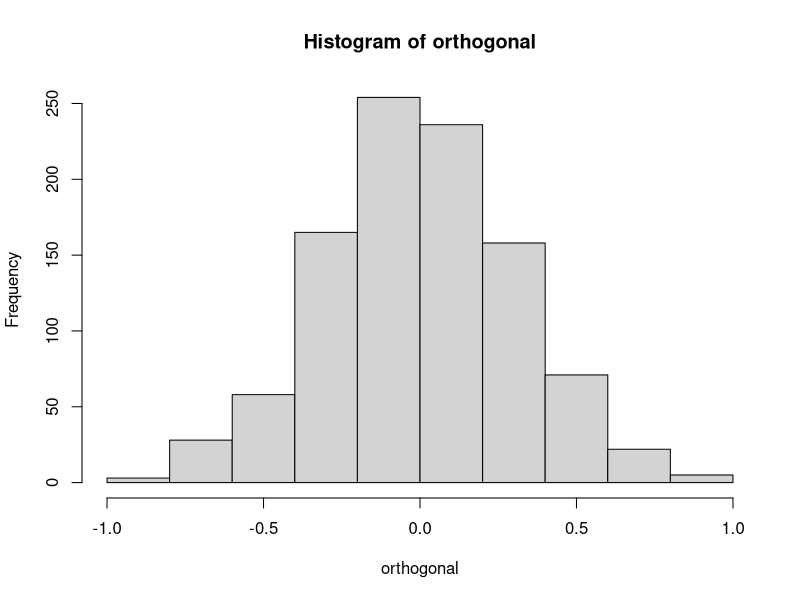
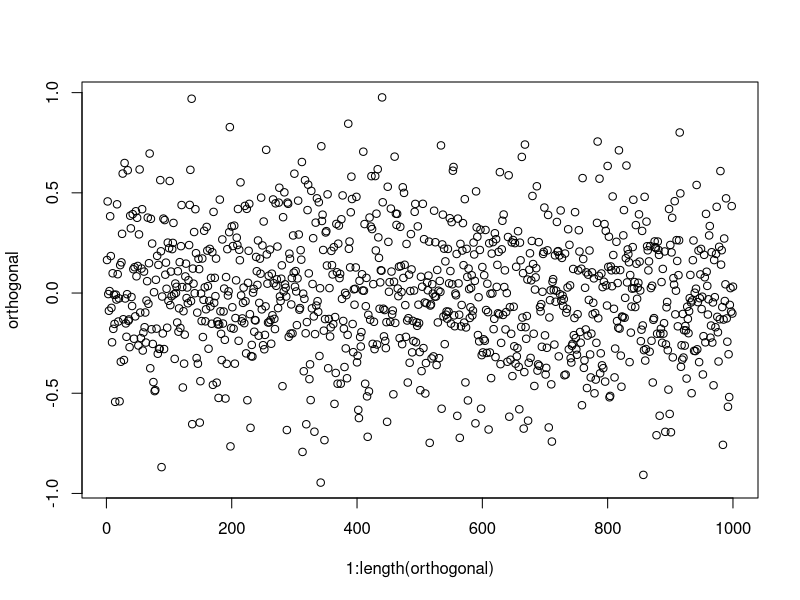
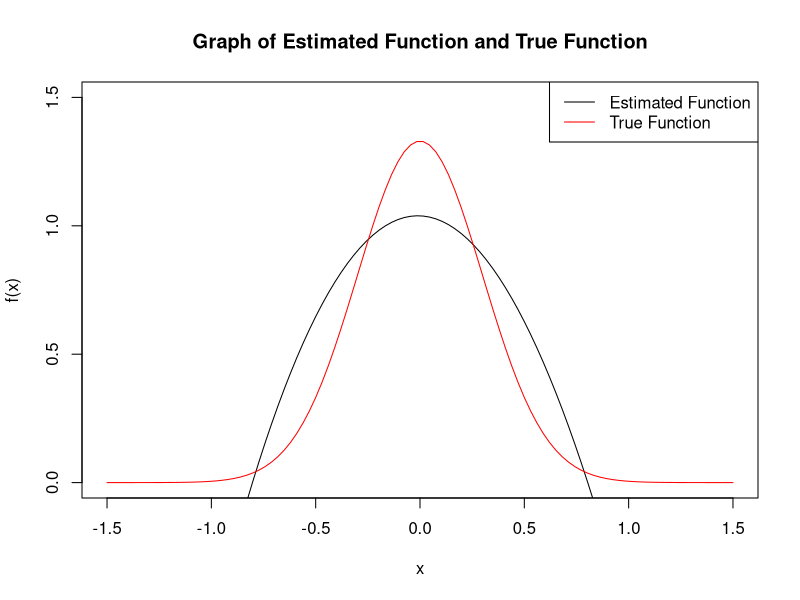
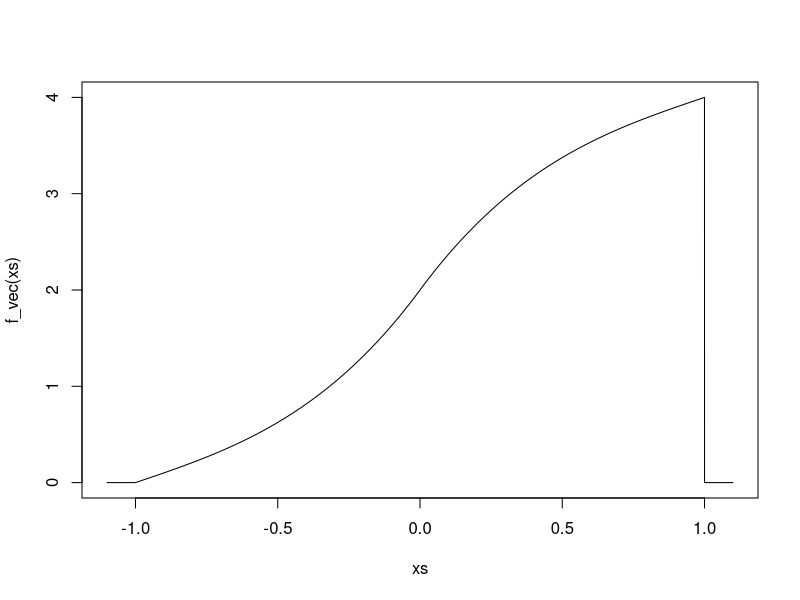
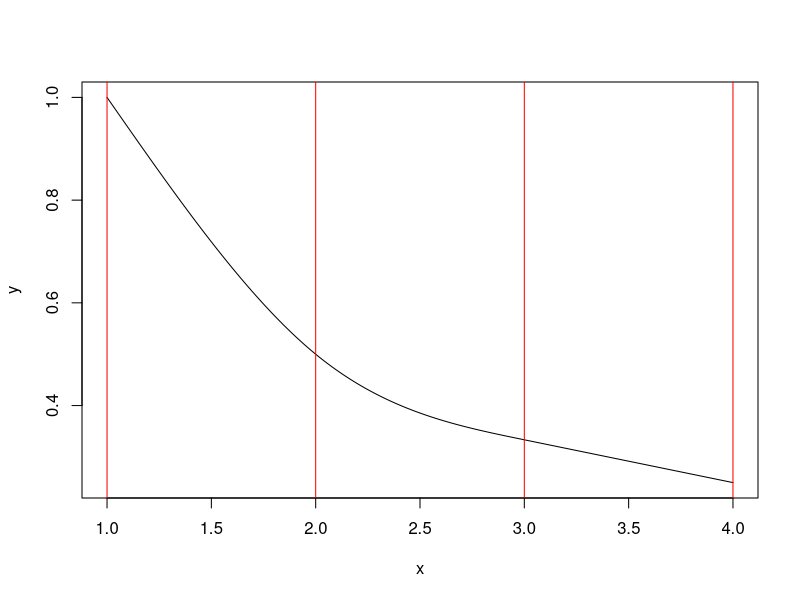

The R script that drew these images, in order:
### Q4 part(b)
orthogonal <- read.csv('Orthogonal.txt', header = FALSE)
orthogonal <- orthogonal[[1]]
hist(orthogonal)
plot(1:length(orthogonal), orthogonal)

q0 <- function(x) {
  (pi / 2)^(-1/2)
}

q1 <- function(x) {
  x * ((pi / 8)^(-1 / 2))
}

q2 <- function(x) {
  ((x^2) - (1 / 4)) / (sqrt(pi / 32))
}

q3 <- function(x) {
  ((x^3) - (x / 2)) / sqrt(pi / 128)
}

c0 <- mean(q0(orthogonal))
c1 <- mean(q1(orthogonal))
c2 <- mean(q2(orthogonal))
c3 <- mean(q3(orthogonal))

f <- function(x) {
  # c0 * q0(x) + c1 * q1(x) + c2 * q2(x)
  c0 * q0(x) + c1 * q1(x) + c2 * q2(x) + c3 * q3(x)
}

xs <- seq(-1.5, 1.5, length.out = 1e2)
plot(xs, f(xs), type = 'l', ylim = c(0, 1.5),
     main = 'Graph of Estimated Function and True Function',
     xlab = 'x', ylab = 'f(x)')
lines(xs, dnorm(xs, mean = 0, sd = 0.3), col = 'red')
legend("topright", legend = c('Estimated Function', 'True Function'),
       col = c('black', 'red'), lty = c(1,1))

### Q5
# part (a)
f <- function(x) {
  if ((x >= -1) & (x <= 0)) {
    (x + 1) + (x + 1)^3
  } else if ((x > 0) & (x <= 1)) {
    4 + (x - 1) + (x - 1)^3
  } else {
    0
  }
}

xs <- seq(-1.1, 1.1, length.out = 1e4)
f_vec <- Vectorize(f)
plot(xs, f_vec(xs), type = 'l')

# part (b)
s0 <- function(x) {
  (1 / 12) * ((x - 1)^3) + (5 / 12) * (x - 1) + (2 - x)
}

s1 <- function(x) {
  (1 /12) * ((3 - x)^3) + (1 / 3) * (x - 2) + (5 / 12) * (3 - x)
}

s2 <- function(x) {
  (1 / 4) * (x - 3) + (1 / 3) * (4 - x)
}

s0(1)
s0(2) == s1(2)
s1(3) == s2(3)
s2(4)

b = 0.01
x = c(seq(1,2,b), seq(2,3,b), seq(3,4,b))
y = c(s0(seq(1,2,b)), s1(seq(2,3,b)), s2(seq(3,4,b)))
plot(x,y, type = 'l')
abline(v = 1, col='red')
abline(v = 2, col='red')
abline(v = 3, col='red')
abline(v = 4, col='red')
